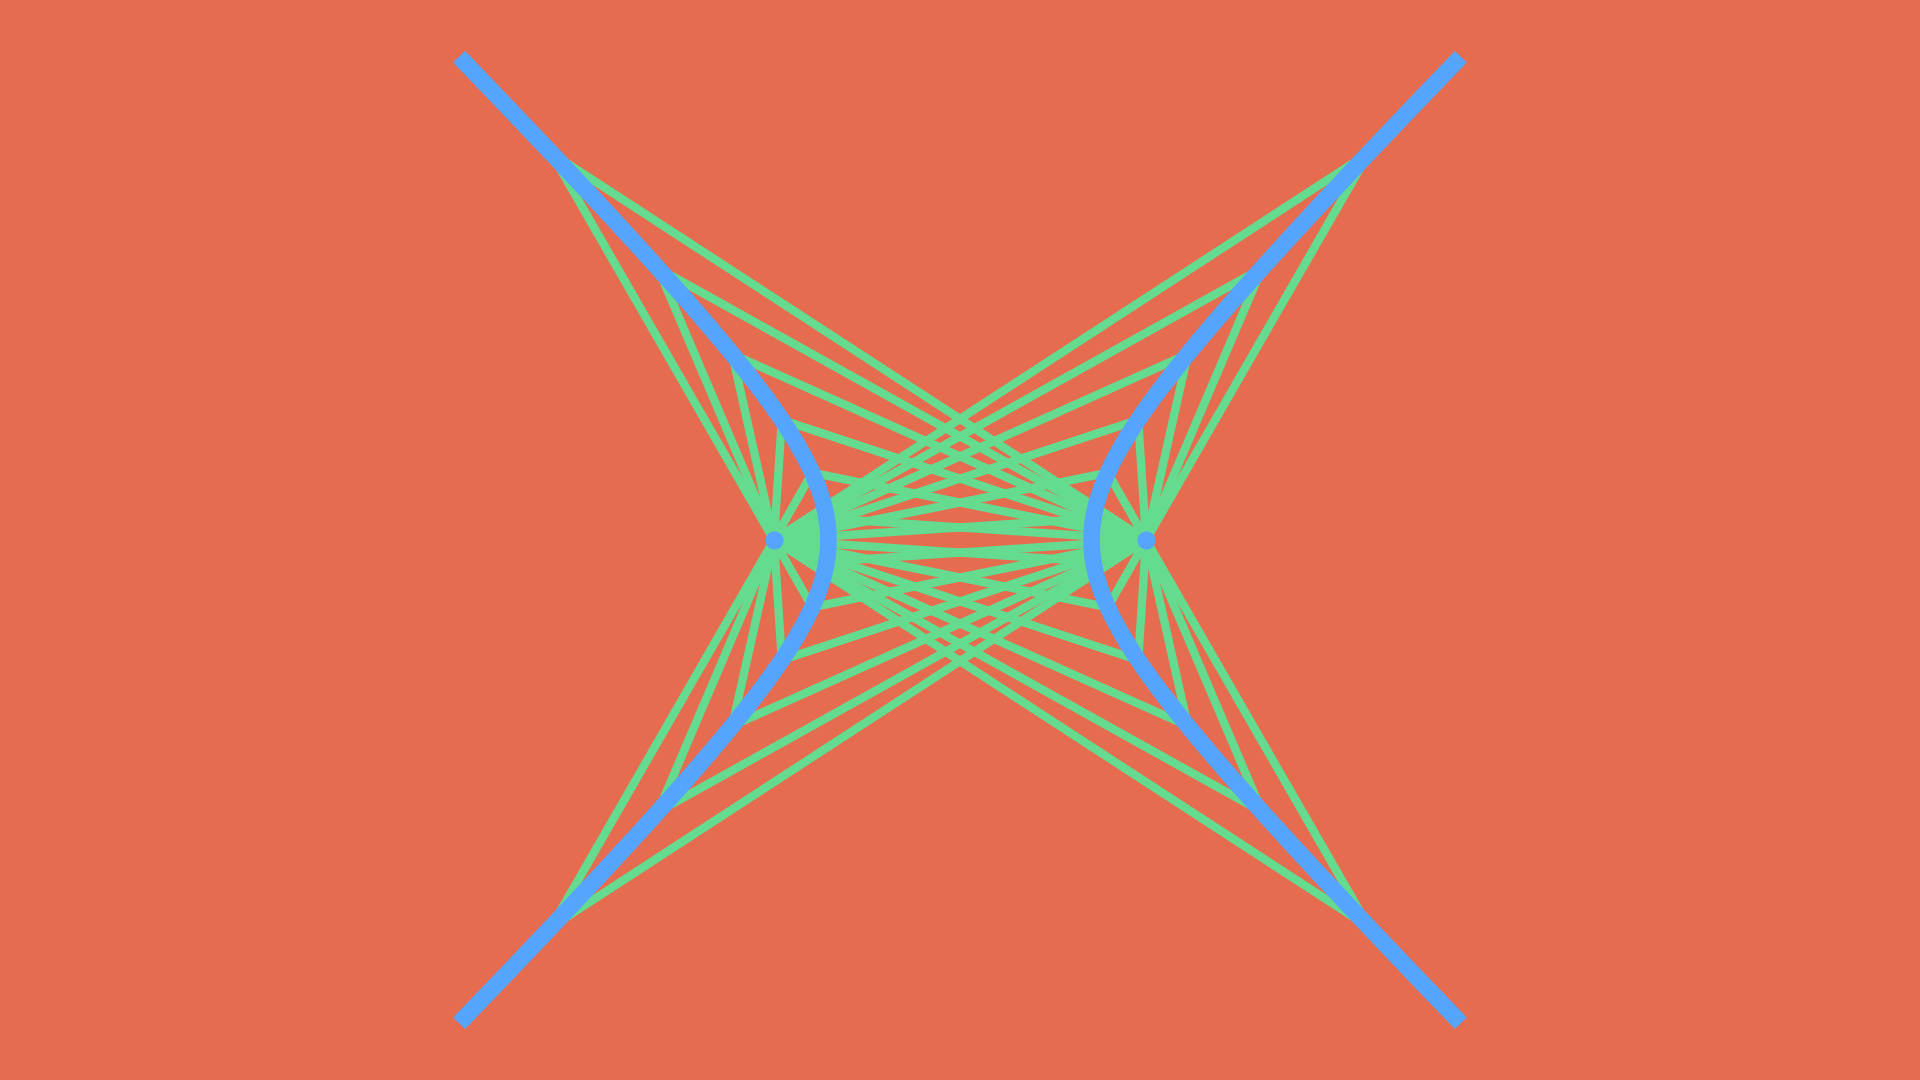

Reproduce this figure in Python.
from pathlib import Path

import matplotlib.pyplot as plt
import numpy as np


def main() -> None:
    # config
    fp: Path = Path(__file__).resolve().with_suffix(".png")
    plt.rcParams["figure.dpi"] = 100
    plt.rcParams["figure.figsize"] = [19.2, 10.8]
    c0: str = "#E66C4F"
    c1: str = "#64DB8F"
    c2: str = "#55A5FF"
    # generate figure
    fig: plt.Figure
    ax: plt.Axes
    fig, ax = plt.subplots()
    # plot
    t: np.ndarray
    xp: np.ndarray
    xm: np.ndarray
    y: np.ndarray
    s: float = 2
    a: float = 1
    b: float = 1
    f: float = np.sqrt(a*a+b*b)

    t = np.linspace(-0.9*s, 0.9*s, 12, endpoint=True)
    xp = a*np.cosh(t)
    xm = -xp
    y = b*np.sinh(t)
    for i, j, k in zip(xp, xm, y):
        ax.plot([-f, i, f], [0, k, 0], color=c1, linewidth=6)
        ax.plot([-f, j, f], [0, k, 0], color=c1, linewidth=6)

    t = np.linspace(-s, s, 2001, endpoint=True)
    xp = a*np.cosh(t)
    xm = -xp
    y = b*np.sinh(t)
    ax.plot(xp, y, color=c2, linewidth=12)
    ax.plot(xm, y, color=c2, linewidth=12)
    ax.plot([f, -f], [0, 0], color=c2, linestyle="", marker="o", markersize=12)
    # arrange
    #ax.set_xlim(-1.1, 1.1)
    #ax.set_ylim(-1.1, 1.1)
    ax.axis("off")
    ax.set_aspect("equal")
    ax.set_facecolor(c0)
    fig.set_facecolor(c0)
    fig.tight_layout()
    # output
    fig.savefig(fp)
    plt.cla()
    plt.clf()
    plt.close(fig)
    return None


if __name__ == "__main__":
    main()
